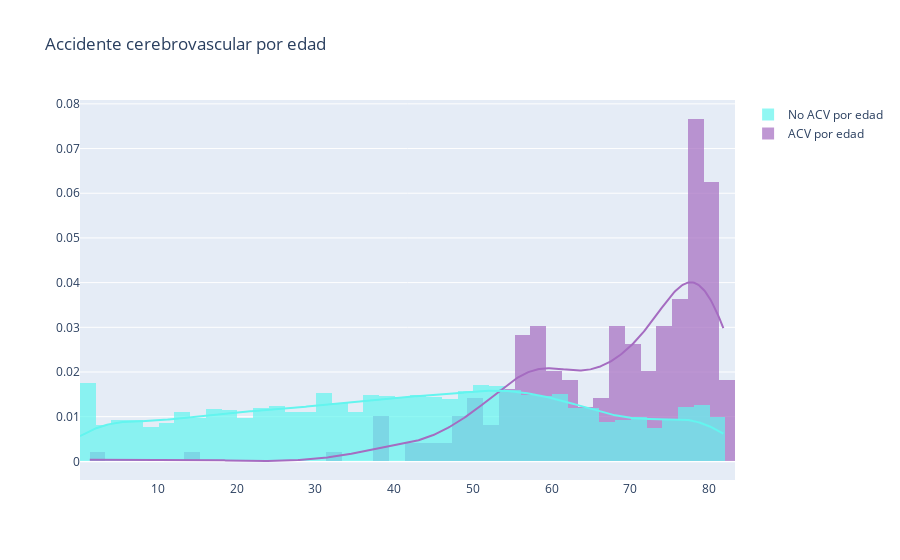

The notebook cell this image was saved under:
### Markdown cell above
##### Edad

### Code cell
hist_data = [df_stroke['age'], df_stroke_NO['age']]

group_labels = ['ACV por edad', 'No ACV por edad']
colors = ['#A56CC1', '#63F5EF']

fig = ff.create_distplot(hist_data, group_labels, bin_size=2, colors=colors, show_rug=False)
fig.update_layout(title_text='Accidente cerebrovascular por edad')

fig.show()

### Figure 1 — Plotly figure (JSON) as saved in the notebook; plotly's stock layout.template omitted (floating-point values rounded to 4 significant figures; data arrays with more than 128 entries replaced by an {"elided": "..."} marker saying what was removed)
{"data": [{"histnorm": "probability density", "legendgroup": "ACV por edad", "marker": {"color": "#A56CC1"}, "name": "ACV por edad", "opacity": 0.7, "type": "histogram", "x": {"elided": "248 float values"}, "xaxis": "x", "xbins": {"end": 82, "size": 2, "start": 1.32}, "yaxis": "y"}, {"histnorm": "probability density", "legendgroup": "No ACV por edad", "marker": {"color": "#63F5EF"}, "name": "No ACV por edad", "opacity": 0.7, "type": "histogram", "x": {"elided": "4733 float values"}, "xaxis": "x", "xbins": {"end": 82, "size": 2, "start": 0.08}, "yaxis": "y"}, {"legendgroup": "ACV por edad", "marker": {"color": "#A56CC1"}, "mode": "lines", "name": "ACV por edad", "showlegend": false, "type": "scatter", "x": {"elided": "500 float values"}, "xaxis": "x", "y": {"elided": "500 float values"}, "yaxis": "y"}, {"legendgroup": "No ACV por edad", "marker": {"color": "#63F5EF"}, "mode": "lines", "name": "No ACV por edad", "showlegend": false, "type": "scatter", "x": {"elided": "500 float values"}, "xaxis": "x", "y": {"elided": "500 float values"}, "yaxis": "y"}], "layout": {"autosize": true, "barmode": "overlay", "hovermode": "closest", "legend": {"traceorder": "reversed"}, "title": {"text": "Accidente cerebrovascular por edad"}, "xaxis": {"anchor": "y2", "autorange": true, "domain": [0, 1], "range": [0.08, 83.32], "type": "linear", "zeroline": false}, "yaxis": {"anchor": "free", "autorange": true, "domain": [0, 1], "position": 0, "range": [-0.004172, 0.08086], "type": "linear"}}}
